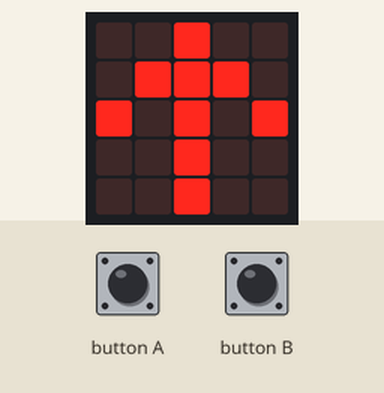
This program was run on a simulated BBC micro:bit (MakeCode). Parts: the board's 5×5 LED display. Inputs (shaded band) come from the test bench.

Above: at 1.6 s.
1.7 s: button A pressed for 0.15 s
At 2.6 s:
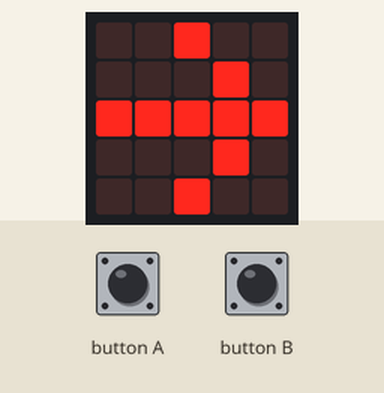
3.5 s: button A pressed for 0.15 s
At 4.4 s:
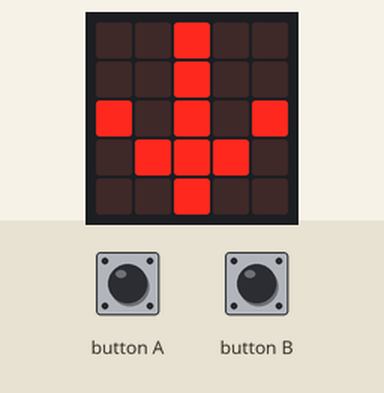
5.2 s: button A pressed for 0.15 s
At 6.1 s:
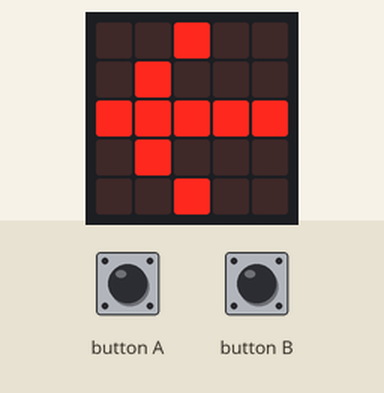
6.9 s: button A pressed for 0.15 s
At 7.9 s:
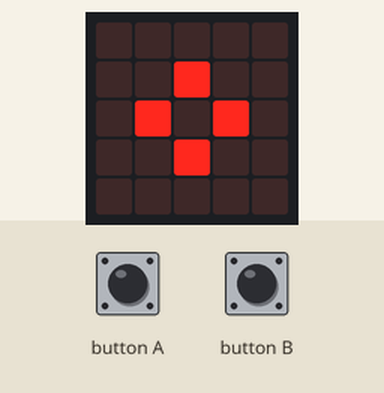
Timing chart, 0 to 9.9 s (numbered marks = the images above; inputs shaded):
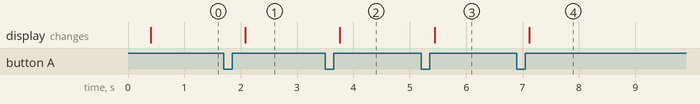

Measured:
- after the input at 1.7 s, the display: changes after 0.38 s (image 1)
- after the input at 3.5 s, the display: changes after 0.26 s (image 2)
- after the input at 5.2 s, the display: changes after 0.24 s (image 3)
- after the input at 6.9 s, the display: changes after 0.22 s (image 4)

The program:

main.ts
```typescript
input.onButtonPressed(Button.A, function () {
    if (Styrkod < 5) {
        Styrkod = Styrkod + 1
    } else {
        Styrkod = 1
    }
})
input.onButtonPressed(Button.B, function () {
    radio.sendNumber(Styrkod)
})
let Styrkod = 0
radio.setGroup(1)
basic.showLeds(`
    . . . . .
    . . . . .
    . . . . .
    . . . . .
    . . . . .
    `)
Styrkod = 1
basic.forever(function () {
    if (Styrkod == 1) {
        basic.showLeds(`
            . . # . .
            . # # # .
            # . # . #
            . . # . .
            . . # . .
            `)
    } else if (Styrkod == 2) {
        basic.showLeds(`
            . . # . .
            . . . # .
            # # # # #
            . . . # .
            . . # . .
            `)
    } else if (Styrkod == 3) {
        basic.showLeds(`
            . . # . .
            . . # . .
            # . # . #
            . # # # .
            . . # . .
            `)
    } else if (Styrkod == 4) {
        basic.showLeds(`
            . . # . .
            . # . . .
            # # # # #
            . # . . .
            . . # . .
            `)
    } else {
        basic.showLeds(`
            . . . . .
            . . # . .
            . # . # .
            . . # . .
            . . . . .
            `)
    }
})
```

test.ts
```typescript
// här hamnar tester och detta kompileras inte när det här paketet används som ett tillägg.
```
